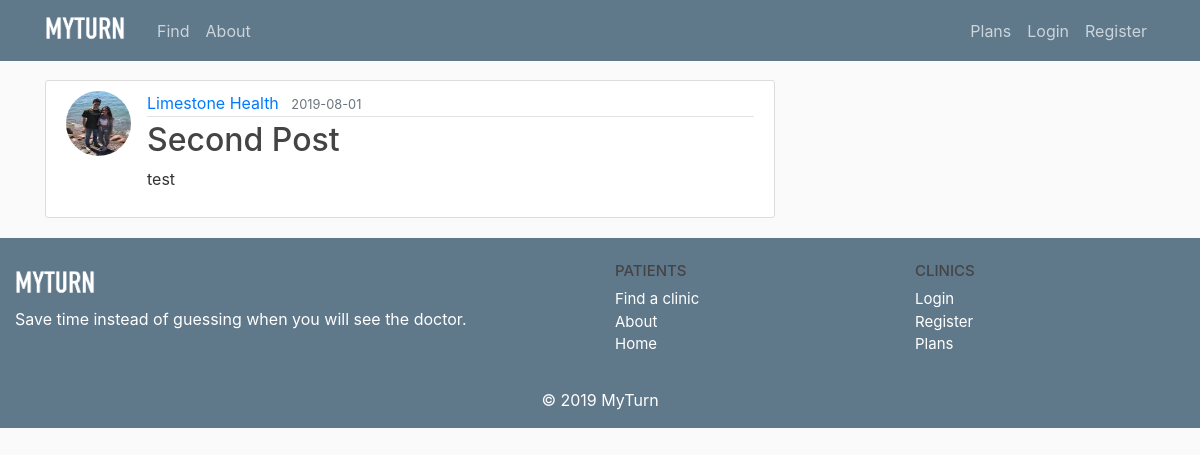
Screenshot of /post/2 with the database file from the repository.
### flaskblog/models.py (models this page shows, shortened)
class User(db.Model, UserMixin):
    id = db.Column(db.Integer, primary_key=True)
    username = db.Column(db.String(20), unique=True, nullable=False)
    email = db.Column(db.String(120), unique=True, nullable=False)
    image_file = db.Column(db.String(20), nullable=False, default='default.jpg')
    password = db.Column(db.String(60), nullable=False)
    businessname = db.Column(db.String(20), unique=True, nullable=True)
    phonenumber = db.Column(db.String(10), unique=True, nullable=False)
    address = db.Column(db.String(120), unique=True, nullable=False)
    contactnamefirst = db.Column(db.String(20), unique=False, nullable=False)
    contactnamelast = db.Column(db.String(20), unique=False, nullable=False)
    posts = db.relationship('Post', backref='author', lazy=True)

class Post(db.Model):
    id = db.Column(db.Integer, primary_key=True)
    title = db.Column(db.String(100), nullable=False)
    date_posted = db.Column(db.DateTime, nullable=False, default=datetime.utcnow)
    content = db.Column(db.Text, nullable=False)
    user_id = db.Column(db.Integer, db.ForeignKey('user.id'), nullable=False)

### flaskblog/posts/routes.py (the view)
@posts.route("/post/<int:post_id>")
def post(post_id):
    post = Post.query.get_or_404(post_id)
    return render_template('post.html', title=post.title, post=post)

### flaskblog/templates/post.html (shortened to what this page needs)
{% extends "layout.html" %}
{% block content %}
  <article class="media content-section">
    <img class="rounded-circle article-img" src="{{ url_for('static', filename='profile_pics/' + post.author.image_file) }}">
    <div class="media-body">
      <div class="article-metadata">
        <a class="mr-2" href="{{ url_for('users.user_posts', username=post.author.username) }}">{{ post.author.username }}</a>
        <small class="text-muted">{{ post.date_posted.strftime('%Y-%m-%d') }}</small>
      </div>
      <h2 class="article-title">{{ post.title }}</h2>
      <p class="article-content">{{ post.content }}</p>
    </div>
  </article>
{% endblock content %}

### flaskblog/static/main.css (style rules this page uses)
body { background: #fafafa; color: #333333; margin-top: 5rem; }
h1, h2, h3, h4, h5, h6 { color: #444444; }
.content-section { background: #ffffff; padding: 10px 20px; border: 1px solid #dddddd; border-radius: 3px; margin-bottom: 20px; }
.article-title { color: #444444; }
.article-content { white-space: pre-line; }
.article-img { height: 65px; width: 65px; margin-right: 16px; }
.article-metadata { padding-bottom: 1px; margin-bottom: 4px; border-bottom: 1px solid #e3e3e3 }

### rows the page displays
User: image_file (picture), author.username "Limestone Health"
Post: date_posted "2019-08-01", title "Second Post", content "test"
